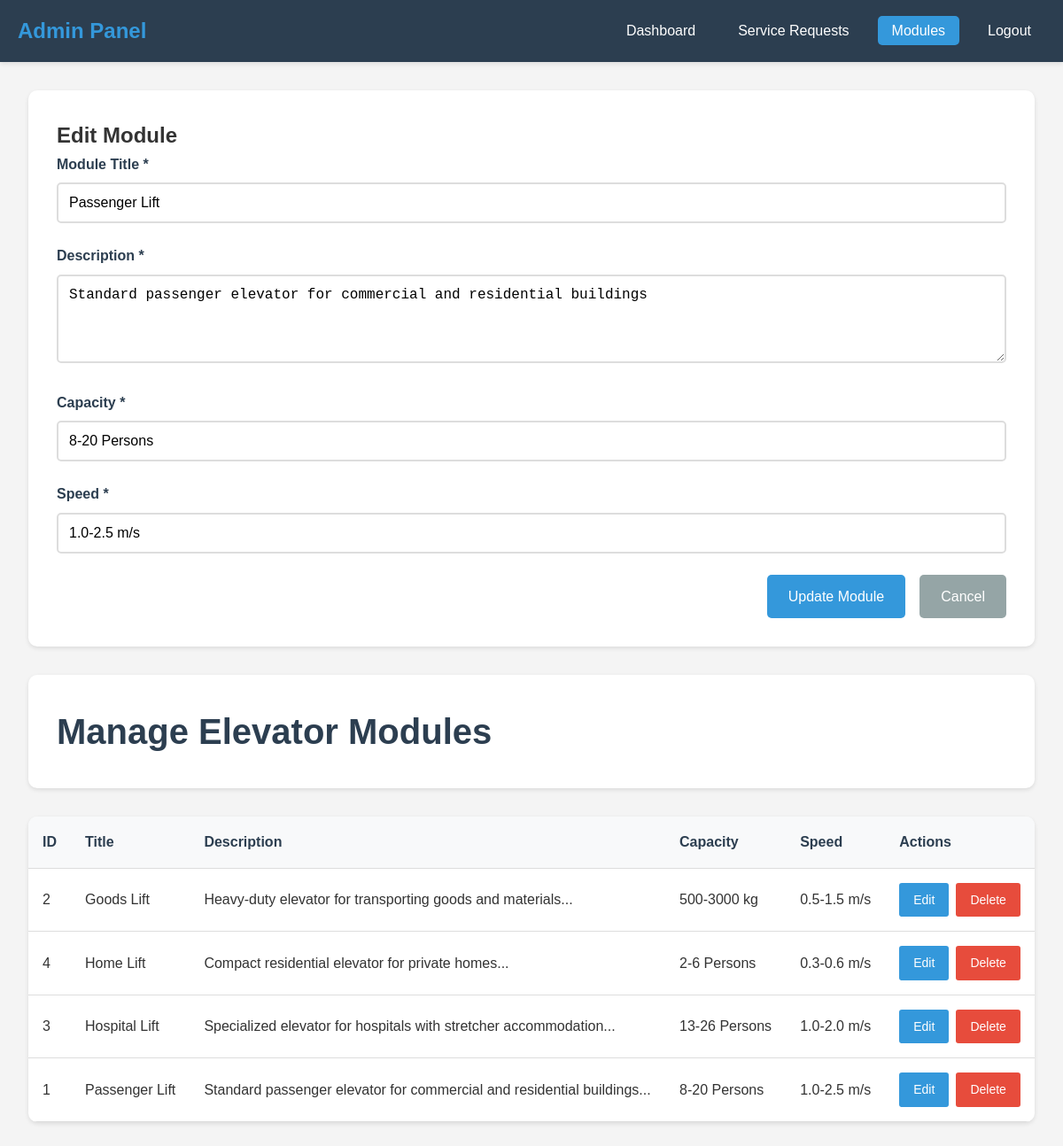
The page /admin/manage-modules.php?action=edit&edit=1 (signed in) on the database its author committed.
### tables this page shows
CREATE TABLE IF NOT EXISTS modules (
    id INT AUTO_INCREMENT PRIMARY KEY,
    title VARCHAR(100) NOT NULL,
    description TEXT NOT NULL,
    capacity VARCHAR(50) NOT NULL,
    speed VARCHAR(50) NOT NULL,
    created_at TIMESTAMP DEFAULT CURRENT_TIMESTAMP
);

### admin/manage-modules.php (the view, shortened to what this page needs)
<?php
include '../config/db.php';
$action = $_GET['action'] ?? '';
$edit_id = $_GET['edit'] ?? '';
$modules = [];
$result = $conn->query("SELECT * FROM modules ORDER BY title");
if ($result) {
    while ($row = $result->fetch_assoc()) {
        $modules[] = $row;
    }
}
$edit_module = null;
if ($action == 'edit' && !empty($edit_id)) {
    $stmt = $conn->prepare("SELECT * FROM modules WHERE id = ?");
    $stmt->bind_param("i", $edit_id);
    $stmt->execute();
    $result = $stmt->get_result();
    if ($result->num_rows === 1) {
        $edit_module = $result->fetch_assoc();
    }
}
?>
<!DOCTYPE html>
<html lang="en">
<head>
    <link rel="stylesheet" href="../css/style.css">
</head>
<body>
    <div class="admin-container">
        <header class="admin-header">
            <nav class="admin-nav container">
                <h1>Admin Panel</h1>
                <ul>
                    <li><a href="dashboard.php">Dashboard</a></li>
                    <li><a href="manage-requests.php">Service Requests</a></li>
                    <li><a href="manage-modules.php" class="active">Modules</a></li>
                    <li><a href="logout.php">Logout</a></li>
                </ul>
            </nav>
        </header>
        <div class="admin-content container">
            <?php if ($action == 'add' || ($action == 'edit' && $edit_module)): ?>
                <div class="form-modal">
                    <h2><?php echo $action == 'add' ? 'Add New Module' : 'Edit Module'; ?></h2>
                    <form method="POST" action="manage-modules.php">
                        <div class="form-group">
                            <label for="title">Module Title *</label>
                            <input type="text" id="title" name="title" value="<?php echo $edit_module['title'] ?? ''; ?>" required>
                        </div>
                        <div class="form-group">
                            <label for="description">Description *</label>
                            <textarea id="description" name="description" rows="4" required><?php echo $edit_module['description'] ?? ''; ?></textarea>
                        </div>
                        <div class="form-group">
                            <label for="capacity">Capacity *</label>
                            <input type="text" id="capacity" name="capacity" value="<?php echo $edit_module['capacity'] ?? ''; ?>" required>
                        </div>
                        <div class="form-group">
                            <label for="speed">Speed *</label>
                            <input type="text" id="speed" name="speed" value="<?php echo $edit_module['speed'] ?? ''; ?>" required>
                        </div>
                        <div class="form-actions">
                            <button type="submit" name="<?php echo $action == 'add' ? 'add_module' : 'edit_module'; ?>" class="btn-submit">
                                <?php echo $action == 'add' ? 'Add Module' : 'Update Module'; ?>
                            </button>
                            <a href="manage-modules.php" class="btn-cancel">Cancel</a>
                        </div>
                    </form>
                </div>
            <?php endif; ?>
            <div class="page-header">
                <h2>Manage Elevator Modules</h2>
            </div>
            <div class="modules-table">
                <div class="table-responsive">
                    <table>
                        <thead>
                            <tr>
                                <th>ID</th>
                                <th>Title</th>
                                <th>Description</th>
                                <th>Capacity</th>
                                <th>Speed</th>
                                <th>Actions</th>
                            </tr>
                        </thead>
                        <tbody>
                            <?php if (!empty($modules)): ?>
                                <?php foreach ($modules as $module): ?>
                                    <tr>
                                        <td><?php echo $module['id']; ?></td>
                                        <td><?php echo htmlspecialchars($module['title']); ?></td>
                                        <td><?php echo htmlspecialchars(substr($module['description'], 0, 100)) . '...'; ?></td>
                                        <td><?php echo htmlspecialchars($module['capacity']); ?></td>
                                        <td><?php echo htmlspecialchars($module['speed']); ?></td>
                                        <td>
                                            <div class="action-buttons">
                                                <a href="manage-modules.php?action=edit&edit=<?php echo $module['id']; ?>" class="btn-edit">Edit</a>
                                                <a href="manage-modules.php?delete=<?php echo $module['id']; ?>" class="btn-delete" onclick="return confirm('Are you sure you want to delete this module?')">Delete</a>
                                            </div>
                                        </td>
                                    </tr>
                                <?php endforeach; ?>
                            <?php else: ?>
                                <tr>
                                    <td colspan="6" style="text-align: center;">No modules found. <a href="manage-modules.php?action=add">Add your first module</a>.</td>
                                </tr>
                            <?php endif; ?>
                        </tbody>
                    </table>
                </div>
            </div>
        </div>
    </div>
</body>
</html>

### css/style.css (style rules this page uses)
* { margin: 0; padding: 0; box-sizing: border-box; }
body { font-family: 'Arial', sans-serif; line-height: 1.6; color: #333; background-color: #ffffff; }
.container { max-width: 1200px; margin: 0 auto; padding: 0 20px; }
header { background: #2c3e50; color: white; padding: 1rem 0; position: sticky; top: 0; z-index: 1000; box-shadow: 0 2px 5px rgba(0,0,0,0.1); }
.page-header { background: linear-gradient(135deg, #ffe0ec 0%, #ffb6c1 100%); color: #333; padding: 60px 0; text-align: center; }
.page-header h2 { font-size: 2.5rem; margin-bottom: 1rem; }
.form-group { margin-bottom: 1.5rem; }
.form-group label { display: block; margin-bottom: 0.5rem; font-weight: bold; color: #2c3e50; }
.form-group input, .form-group select, .form-group textarea { width: 100%; padding: 12px; border: 2px solid #ddd; border-radius: 5px; font-size: 1rem; transition: border-color 0.3s ease; }
.form-actions { display: flex; gap: 1rem; justify-content: center; margin-top: 2rem; }
.action-buttons { display: flex; gap: 0.5rem; }
.btn-edit { background: #ffc107; color: #212529; }
.btn-delete { background: #dc3545; color: white; }
.form-actions { display: flex; gap: 1rem; justify-content: flex-end; margin-top: 1rem; }

### admin/manage-modules.php (style rules this page uses)
.admin-container { background: #f4f4f4; min-height: 100vh; }
.admin-header { background: #2c3e50; color: white; padding: 1rem 0; box-shadow: 0 2px 5px rgba(0,0,0,0.1); }
.admin-nav { display: flex; justify-content: space-between; align-items: center; }
.admin-nav h1 { color: #3498db; font-size: 1.5rem; }
.admin-nav ul { display: flex; list-style: none; gap: 1rem; margin: 0; padding: 0; }
.admin-nav a { color: white; text-decoration: none; padding: 0.5rem 1rem; border-radius: 5px; transition: background 0.3s ease; }
.admin-nav a.active { background: #3498db; }
.admin-content { padding: 2rem; }
.page-header { background: white; padding: 2rem; border-radius: 10px; margin-bottom: 2rem; box-shadow: 0 2px 5px rgba(0,0,0,0.1); display: flex; justify-content: space-between; align-items: center; }
.page-header h2 { color: #2c3e50; margin: 0; }
.modules-table { background: white; border-radius: 10px; overflow: hidden; box-shadow: 0 2px 5px rgba(0,0,0,0.1); }
.table-responsive { overflow-x: auto; }
.modules-table table { width: 100%; border-collapse: collapse; }
.modules-table th, .modules-table td { padding: 1rem; text-align: left; border-bottom: 1px solid #ddd; }
.modules-table th { background: #f8f9fa; font-weight: bold; color: #2c3e50; }
.action-buttons { display: flex; gap: 0.5rem; }
.btn-edit, .btn-delete { padding: 0.5rem 1rem; text-decoration: none; border-radius: 3px; font-size: 0.875rem; transition: background 0.3s ease; }
.btn-edit { background: #3498db; color: white; }
.btn-delete { background: #e74c3c; color: white; }
.form-modal { background: white; padding: 2rem; border-radius: 10px; box-shadow: 0 2px 5px rgba(0,0,0,0.1); margin-bottom: 2rem; }
.form-group { margin-bottom: 1.5rem; }
.form-group label { display: block; margin-bottom: 0.5rem; font-weight: bold; color: #2c3e50; }
.form-group input, .form-group textarea { width: 100%; padding: 0.75rem; border: 2px solid #ddd; border-radius: 5px; font-size: 1rem; transition: border-color 0.3s ease; }
.form-actions { display: flex; gap: 1rem; }
.btn-submit { background: #3498db; color: white; padding: 0.75rem 1.5rem; border: none; border-radius: 5px; cursor: pointer; font-size: 1rem; transition: background 0.3s ease; }
.btn-cancel { background: #95a5a6; color: white; padding: 0.75rem 1.5rem; text-decoration: none; border-radius: 5px; transition: background 0.3s ease; }

### rows shown on the page
modules: title "Passenger Lift", description "Standard passenger elevator for commercial and residential buildings", capacity "8-20 Persons", speed "1.0-2.5 m/s", id "1"
modules: id "2", title "Goods Lift", description "Heavy-duty elevator for transporting goods and materials", capacity "500-3000 kg", speed "0.5-1.5 m/s"
modules: id "4", title "Home Lift", description "Compact residential elevator for private homes", capacity "2-6 Persons", speed "0.3-0.6 m/s"
modules: id "3", title "Hospital Lift", description "Specialized elevator for hospitals with stretcher accommodation", capacity "13-26 Persons", speed "1.0-2.0 m/s"
